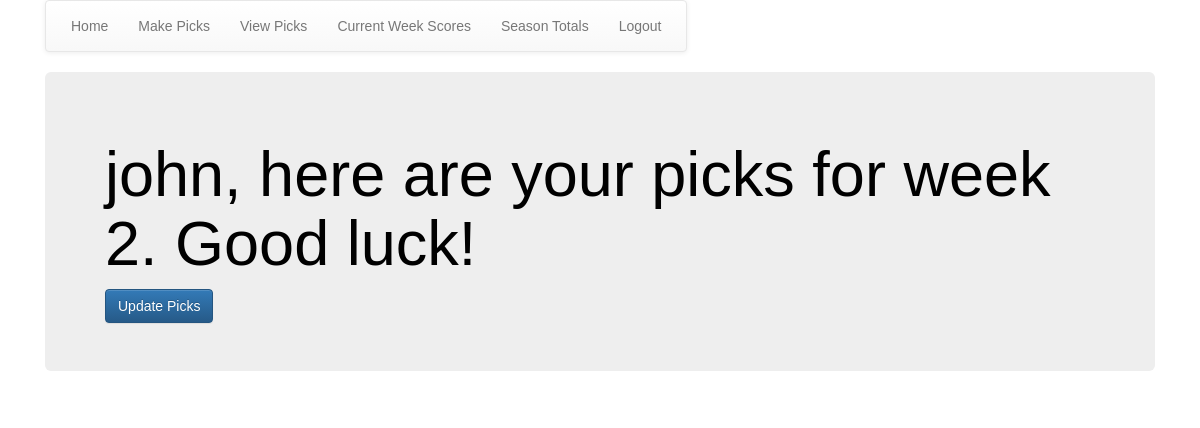
The app's page /fb_app/picks_list/ (signed in), older data.
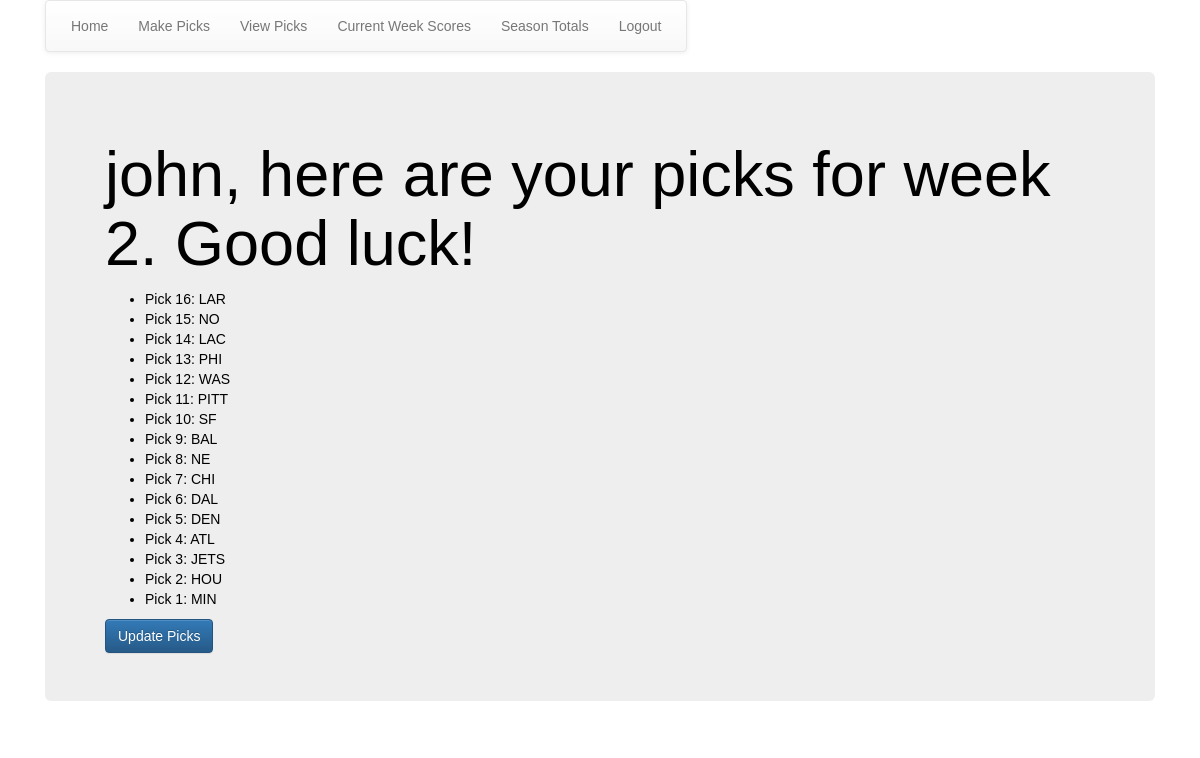
The same page, newer data.
### fb_app/models.py (models this page shows, shortened)
class Week(models.Model):
    season = models.CharField(max_length=30)
    week = models.PositiveIntegerField()
    game_cnt = models.PositiveIntegerField()
    current = models.BooleanField(default=False)

class Picks(models.Model):
    week = models.ForeignKey(Week,on_delete=models.CASCADE, db_index=True)
    player  = models.ForeignKey(Player,on_delete=models.CASCADE,related_name="picks", db_index=True)
    pick_num = models.PositiveIntegerField()
    team = models.ForeignKey(Teams, on_delete=models.CASCADE, related_name="picksteam")
    class Meta:
        index_together = ['week', 'player']

class Teams(models.Model):
    mike_abbr = models.CharField(max_length=4, null=True)
    nfl_abbr = models.CharField(max_length=4, null=True)
    long_name = models.CharField(max_length=30, null=True)
    typo_name = models.CharField(max_length=30,null=True, blank=True)
    typo_name1 = models.CharField(max_length=30,null=True, blank=True)
    wins = models.PositiveIntegerField(default=0)
    losses = models.PositiveIntegerField(default=0)
    class Meta:
        ordering = ('nfl_abbr',)

### fb_app/views.py (the view)
class PicksListView(LoginRequiredMixin,ListView):
    login_url = '/fb_app/user_login/'
    redirect_field_name = 'fb_app/pick_list.html'
    model = Picks
    def get_queryset(self):
        print ('in queryset' + str(self.request.user))
        user = User.objects.get(username=self.request.user)
        player = Player.objects.get(name=user)
        return Picks.objects.filter(player=player, week__current=True).order_by('-pick_num')
    def get_context_data(self,**kwargs):
        context = super(PicksListView, self).get_context_data(**kwargs)
        context.update({
        'week': Week.objects.get(current=True),
        'picks_list': self.get_queryset(),
        })
        return context

### fb_app/templates/fb_app/picks_list.html
{%extends "fb_app/base.html"%}
{%load staticfiles%}
{%load mathfilters%}
{%block body_block%}
  <div class="jumbotron">
    <h1>{{user.get_username}}, here are your picks for week {{week.week}}.  Good luck!</h1>
      <ul>
        {% for pick in picks_list%}
        <li>Pick {{pick.pick_num}}:    {{pick.team.mike_abbr}}</li>
        {%endfor%}
      </ul>
      <a href="{% url 'fb_app:games_list' %}"> <button class="btn btn-primary">Update Picks</button></a>
  </div>
{%endblock%}

### fb_app/templates/fb_app/base.html (shortened to what this page needs)
<!DOCTYPE html>
{%load staticfiles%}
<html lang="en" dir="ltr">
<head>
  <link href="https://cdnjs.cloudflare.com/ajax/libs/select2/4.0.6-rc.0/css/select2.min.css" rel="stylesheet" />
  <link rel="stylesheet" href="https://stackpath.bootstrapcdn.com/bootstrap/4.1.0/css/bootstrap.min.css">
  <link rel="stylesheet" href="https://maxcdn.bootstrapcdn.com/bootstrap/3.3.7/css/bootstrap.min.css">
  <link rel="stylesheet" href="https://maxcdn.bootstrapcdn.com/bootstrap/3.3.7/css/bootstrap-theme.min.css">
  <link rel="stylesheet" href={%static "fb_app/css/my_style.css" %}>
</head>
<body>
  <div class="container">
      <nav class="navbar navbar-default navbar-left">
        <ul class="nav nav-navbar">
          <li> <a class="navbar-link" href="{% url 'index' %}">Home</a> </li>
          <li> <a class="navbar-link" href="{% url 'fb_app:games_list' %}">Make Picks</a></li>
          <li> <a class="navbar-link" href="{% url 'fb_app:picks_list' %}">View Picks</a></li>
          <li> <a class="navbar-link" href="{% url 'fb_app:scores_list' %}">Current Week Scores</a> </li>
          <li> <a class="navbar-link" href="{% url 'fb_app:season_total' %}">Season Totals</a> </li>
          {% if user.is_authenticated %}
          <li> <a class="navbar-link" href="{% url 'logout' %}">Logout</a> </li>
          {%else%}
          <li> <a class="navbar-link" href="{% url 'fb_app:user_login' %}"> <span class="glyphicon glyphicon-user"></span></a> </li>
          {%endif%}
        </ul>
      </nav>
  </div>
  <div class="container">
        {%block body_block%}
        {%endblock%}
  </div>
</body>
</html>

### static/fb_app/css/my_style.css (style rules this page uses)
body { font-family: Arial; color: black; height: 100%; }
* { box-sizing: border-box; }

Row changes from the older to the newer data that the page shows:
added Picks: pick_num "16", team.mike_abbr "LAR"
added Picks: pick_num "15", team.mike_abbr "NO"
added Picks: pick_num "14", team.mike_abbr "LAC"
added Picks: pick_num "13", team.mike_abbr "PHI"
added Picks: pick_num "12", team.mike_abbr "WAS"
added Picks: pick_num "11", team.mike_abbr "PITT"
added Picks: pick_num "10", team.mike_abbr "SF"
added Picks: pick_num "9", team.mike_abbr "BAL"
added Picks: pick_num "8", team.mike_abbr "NE"
added Picks: pick_num "7", team.mike_abbr "CHI"
added Picks: pick_num "6", team.mike_abbr "DAL"
added Picks: pick_num "5", team.mike_abbr "DEN"
added Picks: pick_num "4", team.mike_abbr "ATL"
added Picks: pick_num "3", team.mike_abbr "JETS"
added Picks: pick_num "2", team.mike_abbr "HOU"
added Picks: pick_num "1", team.mike_abbr "MIN"
